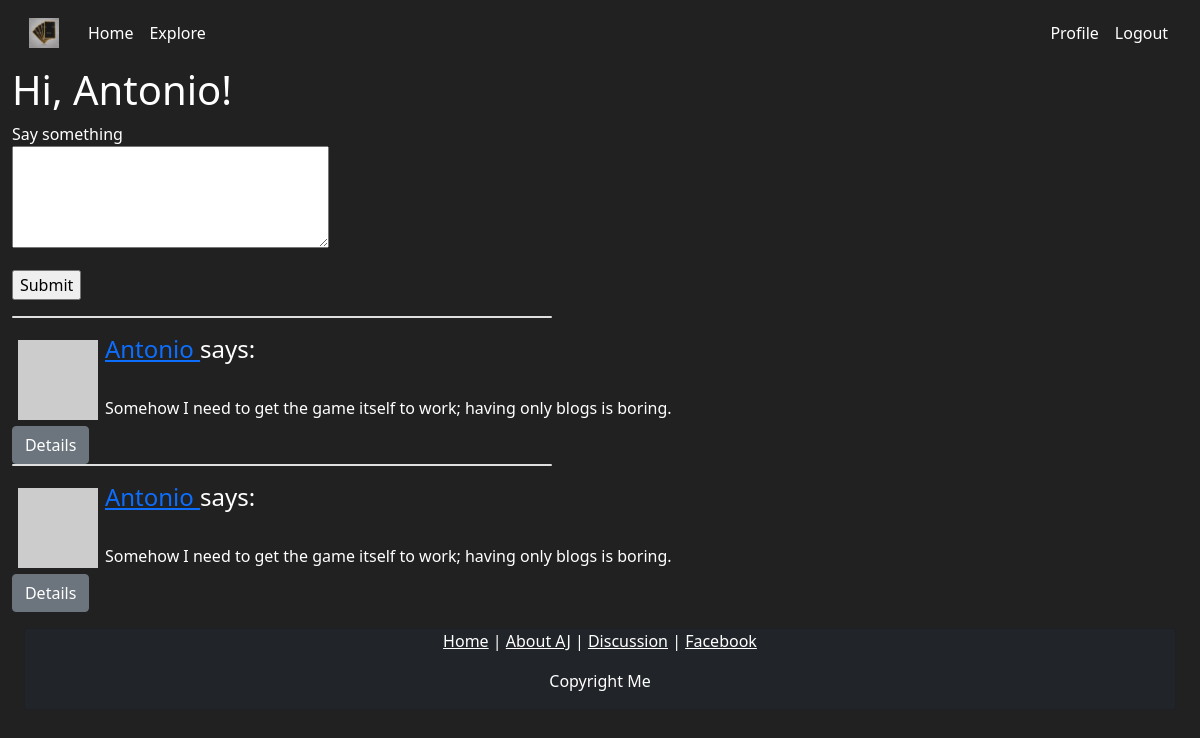
Screenshot of /discussion (signed in) with the database file from the repository.
### app/models.py (models this page shows, shortened)
class User(UserMixin, db.Model):
    id = db.Column(db.Integer, primary_key=True)
    username = db.Column(db.String(64), index=True, unique=True)
    email = db.Column(db.String(120), index=True, unique=True)
    password_hash = db.Column(db.String(128))
    posts = db.relationship('Post', backref='author', lazy='dynamic')
    about_me = db.Column(db.String(140))
    last_seen = db.Column(db.DateTime, default=datetime.utcnow)
    def avatar(self, size):
        digest = md5(self.email.lower().encode('utf-8')).hexdigest()
        return 'https://www.gravatar.com/avatar/{}?d=identicon&s={}'.format(
            digest, size)
    followed = db.relationship(
        'User', secondary=followers,
        primaryjoin=(followers.c.follower_id == id),
        secondaryjoin=(followers.c.followed_id == id),
        backref=db.backref('followers', lazy='dynamic'), lazy='dynamic')
    def followed_posts(self):
        followed = Post.query.join(
            followers, (followers.c.followed_id == Post.user_id)).filter(
                followers.c.follower_id == self.id)
        own = Post.query.filter_by(user_id=self.id)
        return followed.union(own).order_by(Post.timestamp.desc())

class Post(db.Model):
    id = db.Column(db.Integer, primary_key=True)
    body = db.Column(db.String(140))
    timestamp = db.Column(db.DateTime, index=True, default=datetime.utcnow)
    user_id = db.Column(db.Integer, db.ForeignKey('user.id'))

### app/routes.py (the view)
@app.route('/discussion', methods=['GET', 'POST'])
@login_required
def discussion():
    form = PostForm()
    if form.validate_on_submit():
        post = Post(body=form.post.data, author=current_user)
        db.session.add(post)
        db.session.commit()
        flash('Your post is now live!')
        return redirect(url_for('discussion'))
    page = request.args.get('page', 1, type=int)
    posts = current_user.followed_posts().paginate(
        page, app.config['POSTS_PER_PAGE'], False)
    next_url = url_for('discussion', page=posts.next_num) \
        if posts.has_next else None
    prev_url = url_for('discussion', page=posts.prev_num) \
        if posts.has_prev else None
    return render_template('discussion.html', title='Home', form=form,
                           posts=posts.items, next_url=next_url,
                           prev_url=prev_url)

### app/forms.py
class PostForm(FlaskForm):
    post = TextAreaField('Say something', validators=[
        DataRequired(), Length(min=1, max=140)])
    submit = SubmitField('Submit')

### app/models.py (called while the page is built)
@login.user_loader
def load_user(id):
    return User.query.get(int(id))

### app/routes.py (called while the page is built)
@app.before_request
def before_request():
    if current_user.is_authenticated:
        current_user.last_seen = datetime.utcnow()
        db.session.commit()

### app/templates/discussion.html (shortened to what this page needs)
{% extends "base.html" %}
{% block content %}
    <h1>Hi, {{ current_user.username }}!</h1>
    {% if form %}
    <form action="" method="post">
    <form action="" method="post">
        <p>
            {{ form.post.label }}<br>
            {{ form.post(cols=32, rows=4) }}<br>
        </p>
        <p>{{ form.submit() }}</p>
    </form>
    {% endif %}
    {% for post in posts %}
        {% include '_post.html' %}
    {% endfor %}
{% endblock %}

### app/templates/_post.html
<table>
    <tr valign="top">
        <div class="card mb-3" style="max-width:540px">
        <div class="row g-0">
        <td>
            <div class="col-md-4">
                <img src="{{ post.author.avatar(75) }}">
            </div>
        </td>
        <td>
            <h4 class='card-title'><a href="{{ url_for('user', username=post.author.username) }}">
                {{ post.author.username }}
            </a>
            says:</h4><br>{{ post.body }}
        </td>
    </div>
</div>
</tr>
</table>
<a href='{{ url_for("post_detail", post_id=post_id) }}'><button class='btn btn-secondary'>Details</button></a>

### app/static/style.css (style rules this page uses)
body, html { margin-left:0.5%; margin-right:0.5%; }
img { float: left; margin: 5px }

### app/templates/base.html (style rules this page uses)
body { background-color: #212121; color: white }

### rows the page displays
User: username "Antonio"
Post: author.username "Antonio", body "Somehow I need to get the game itself to work; having only blogs is boring."
Post: author.username "Antonio", body "Somehow I need to get the game itself to work; having only blogs is boring."
